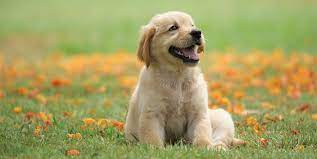
#> input picture dog.jpg, 317 x 159 px, found by its file name
$ python algorithms.py
#> lines starting #> are read from the running program, lines starting #| are printed output that depends on the picture
import numpy as np
from scipy.spatial.distance import cdist
import cv2


def init_seeds(X, num_of_seeds):
    return X[np.random.choice(X.shape[0], num_of_seeds, replace=False)]


def init_centers(X, k):
    return X[np.random.choice(X.shape[0], k, replace=False)]

# advance initialization center k-means++


def advanced_init_centers(X, k):
    centers = [X[np.random.randint(X.shape[0]), :]]
    for c_id in range(k - 1):
        # calculate distance between each point with centers
        dist = cdist(X, centers)
        # select closet center to each point
        min_dist = np.min(dist, axis=1)
        # choose next center farthest
        next_center = X[np.argmax(min_dist), :]
        centers.append(next_center)

    return centers


def assign_labels(X, centers):
    d = cdist(X, centers)
    return np.argmin(d, axis=1)


def update_centers(X, labels, K):
    new_centers = np.zeros((K, X.shape[1]))

    for k in range(K):
        Xk = X[labels == k, :]
        new_centers[k, :] = np.mean(Xk, axis=0)

    return new_centers


def stop_training(centers, new_centers, eps):
    dist = np.linalg.norm(centers - new_centers, axis=1)
    total_dist = np.sum(dist)

    return total_dist < eps


def kmeans_clustering(X, k, method='kmeans++'):
    if method == 'kmeans':
        centers = init_centers(X, k)
    elif method == 'kmeans++':
        centers = advanced_init_centers(X, k)

    while True:
        label = assign_labels(X, centers)
        new_centers = update_centers(X, label, k)

        if stop_training(centers, new_centers, 1e-5):
            centers = new_centers
            break
        centers = new_centers

    return centers, label


def kmeans(src_path, k=4):
#> called with src_path = 'dog.jpg', k = 4
    img = cv2.imread(src_path)
#> img is the input picture: shape (159, 317, 3); mean B, G, R 97.7, 158.6, 164
    img = cv2.cvtColor(img, cv2.COLOR_BGR2RGB)
    X = img.reshape(-1, 3)

    center, label = kmeans_clustering(X, k)
#> in advanced_init_centers, `centers = [X[np.random.randint(X.shape[0]), :]]`: centers = [[181, 200, 134]]
#> the loop in advanced_init_centers, `for c_id in range(k - 1):` made 3 passes
#> next_center on passes 1 to 3: [1, 1, 0], [166, 72, 8], [255, 250, 253]
#> after the loop in advanced_init_centers, `for c_id in range(k - 1):`: centers = [[181, 200, 134], [1, 1, 0], [166, 72, 8], [255, 250, 253]]
#> the loop in kmeans_clustering, `while True:` made 37 passes
#> (dist in stop_training, total_dist in stop_training) on passes 1 to 12: ([45.02, 63.46, 78.93, 51.47], 238.9), ([4.34, 17.55, 11.96, 22.74], 56.59), ([2.31, 11.38, 6.04, 5.55], 25.29), ([1.76, 10.15, 4.32, 1.18], 17.4), ([1.35, 8.15, 3.19, 0.0837], 12.78), ([1.11, 7.42, 2.72, 0.357], 11.6), ([0.879, 5.45, 2.14, 0.341], 8.81), ([0.707, 4.6, 1.77, 0.461], 7.53), ([0.542, 3.75, 1.44, 0.273], 6), ([0.44, 3.17, 1.22, 0.211], 5.04), ([0.361, 2.73, 1.06, 0.129], 4.28), ([0.352, 2.38, 0.99, 0.256], 3.97)
#> center = [[182.6, 177, 109.3], [102.3, 98.71, 55.57], [150, 145.7, 83.71], [229.8, 215.4, 188.8]]
    predicted_mask = center[label]
    predicted_mask = predicted_mask.reshape(img.shape)
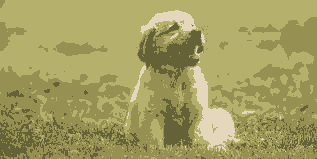
#> predicted_mask: shape (159, 317, 3) float64; mean R, G, B 164, 158.6, 97.7
    predicted_mask = np.array(predicted_mask)

    return predicted_mask


def get_point_inside_seed(X, seed, bandwidth):
    seed = seed.reshape(1, -1)
    dist = cdist(seed, X)
    check = (dist < bandwidth).flatten()
    return X[check]


def gaussian_kernel_bandwidth(points, seed, bandwidth):
    weights = np.exp(-1*np.linalg.norm((points - seed)/bandwidth, axis=1))
    mean = np.array(
        np.sum(weights[:, None] * points, axis=0) / np.sum(weights), dtype=np.int64)
    return mean


def eliminate_seed(shifted_seeds, bandwidth):
    flags = [1] * len(shifted_seeds)

    for i in range(len(shifted_seeds)):
        if flags[i] == 1:
            w = 1.0
            j = i + 1

            while j < len(shifted_seeds):
                d = np.linalg.norm(shifted_seeds[i] - shifted_seeds[j])
                if d < bandwidth:
                    shifted_seeds[i] = shifted_seeds[i] + shifted_seeds[j]
                    flags[j] = 0
                j += 1

            shifted_seeds[i] = shifted_seeds[i] / w

    converged_seeds = []
    for i in range(len(shifted_seeds)):
        if flags[i] == 1:
            converged_seeds.append(shifted_seeds[i])

    return np.array(converged_seeds)


def mean_shift(src_path):
#> called with src_path = 'dog.jpg'
    bandwidth = 40
#> bandwidth = 40
    num_iters = 20
    threshold = 2

    img = cv2.imread(src_path)
    img = cv2.cvtColor(img, cv2.COLOR_BGR2RGB)
    X = img.reshape(-1, 3)
    seeds = init_seeds(X, num_of_seeds=20)
#> seeds = 20 rows, first 8: [110, 81, 49], [60, 61, 45], [170, 177, 110], [210, 181, 89], [180, 155, 91], [172, 142, 78], [175, 158, 132], [143, 140, 87]
    shifted_seeds = []

    for i in range(len(seeds)):
        pos = seeds[i]
        for n in range(num_iters):
            points = get_point_inside_seed(X, pos, bandwidth)
            new_pos = gaussian_kernel_bandwidth(points, pos, bandwidth)

            dist = np.linalg.norm(new_pos - pos)
            pos = new_pos
            if dist < threshold:
                break
            shifted_seeds.append(pos)
#> this loop made 20 passes
#> after the loop, shifted_seeds = 161 items, first 6: [119, 100, 63], [117, 113, 66], [120, 121, 69], [124, 127, 72], [129, 132, 75], [133, 136, 78]

    final_seeds = eliminate_seed(shifted_seeds, bandwidth)
#> in eliminate_seed, `flags = [1] * len(shifted_seeds)`: flags = 161 values from 1 to 1
    segmented_image = []

    for i in range(X.shape[0]):
        dis = cdist(np.array([X[i]]), np.array(final_seeds))
        idx = np.argmin(dis, axis=1)
        segmented_image.append(final_seeds[idx])

    segmented_image = np.reshape(segmented_image, img.shape)
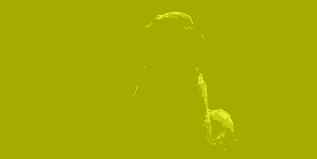
#> segmented_image: shape (159, 317, 3) float64; mean R, G, B 237.4, 240.4, 136.3; drawn with min black and max white

    return segmented_image


if __name__ == '__main__':

    kmeans('dog.jpg')
    mean_shift('dog.jpg')
